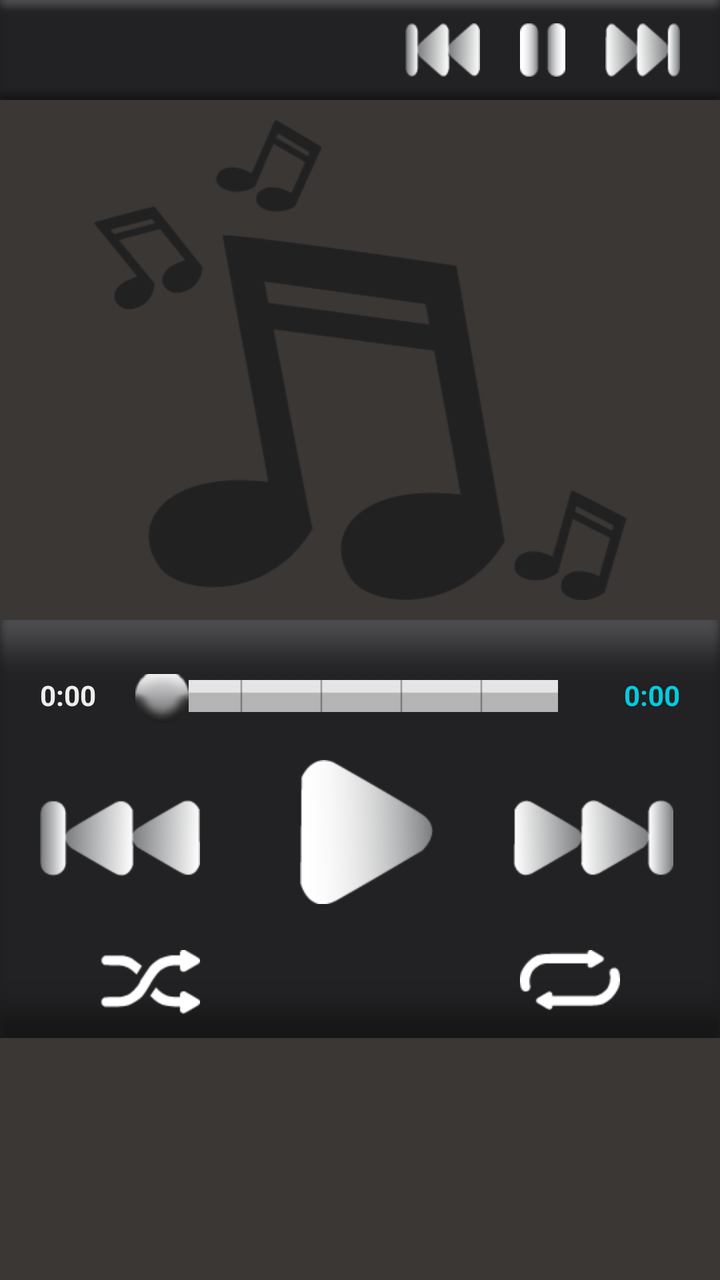
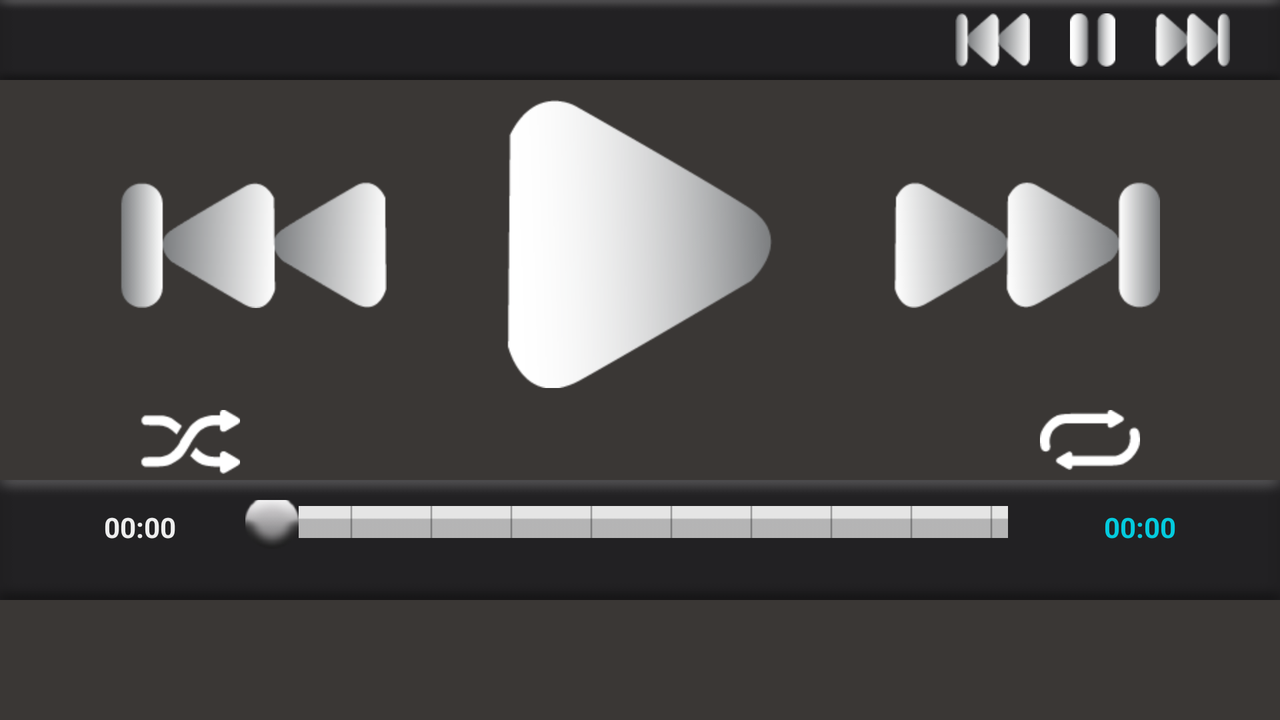

First picture: res/layout/ on a phone held upright. Second picture: the repository's own variant of that layout, on a device whose configuration matches the variant's folder. Source for both follows.
<!-- AndroidManifest.xml: application theme Theme.AppCompat -->
<!-- res/layout/fragment_player.xml -->
<RelativeLayout xmlns:android="http://schemas.android.com/apk/res/android"
    android:id="@+id/container_player"
    android:layout_width="match_parent"
    android:layout_height="fill_parent"
    android:background="@drawable/player_background" >

    

    <LinearLayout
        android:id="@+id/player_header_bg"
        android:layout_width="fill_parent"
        android:layout_height="50dp"
        android:layout_alignParentTop="true"
        android:background="@drawable/header_bg"
        android:orientation="horizontal"
        android:paddingLeft="5dp" >

        

        <TextView
            android:id="@+id/songTitle"
            android:layout_width="fill_parent"
            android:layout_height="wrap_content"
            android:layout_marginTop="10dp"
            android:layout_weight="1"
            android:paddingLeft="10dp"
            android:text=""
            android:textColor="#ffffff"
            android:textSize="16dp"
            android:textStyle="bold" />

        

        <ImageButton
            android:id="@+id/btnPlaylist"
            android:layout_width="wrap_content"
            android:layout_height="fill_parent"
            android:layout_marginRight="20dp"
            android:background="@null"
            android:src="@drawable/btn_song_list"
            android:clickable="true"
            android:visibility="gone"/>

        <LinearLayout
            android:id="@+id/player_handle_container"
            android:layout_width="wrap_content"
            android:layout_height="fill_parent"
            android:layout_gravity="center_horizontal" 
            android:clickable="true">

            <ImageButton
                android:id="@+id/player_handle_button_previous"
                android:layout_width="wrap_content"
                android:layout_height="wrap_content"
                android:layout_gravity="center"
                android:background="@null"
                android:src="@drawable/btn_previous_mini"/>

            <ImageButton
                android:id="@+id/player_handle_button_play"
                android:layout_width="wrap_content"
                android:layout_height="wrap_content"
                android:layout_gravity="center"
                android:layout_marginLeft="20dp"
                android:layout_marginRight="20dp"
                android:background="@null"
                android:src="@drawable/btn_pause_mini"/>

            <ImageButton
                android:id="@+id/player_handle_button_next"
                android:layout_width="wrap_content"
                android:layout_height="wrap_content"
                android:layout_gravity="center"
                android:layout_marginRight="20dp"
                android:background="@null"
                android:src="@drawable/btn_next_mini"/>
        </LinearLayout>
    </LinearLayout>

    <LinearLayout
        android:id="@+id/player_middle_bg"
        android:layout_width="fill_parent"
        android:layout_height="260dp"
        android:layout_below="@+id/player_header_bg"
        android:orientation="horizontal"
        android:gravity="center"
        android:padding="10dp"
        android:clickable="true" >
        <ImageView 
            android:id="@+id/player_album_art"
            android:layout_width="wrap_content"
            android:layout_height="wrap_content"
            android:background="@drawable/music_notes"/>
    </LinearLayout>

    <LinearLayout
        android:id="@+id/player_footer"
        android:layout_width="360dp"
        android:layout_height="209dp"
        android:layout_below="@+id/player_middle_bg"
        android:background="@drawable/header_bg"
        android:orientation="vertical"
        android:clickable="true" >

        <LinearLayout
            android:id="@+id/player_progress"
            android:layout_width="360dp"
            android:layout_height="60dp"
            android:orientation="horizontal" >

            <TextView
                android:id="@+id/songCurrentDurationLabel"
                android:layout_width="50dp"
                android:layout_height="wrap_content"
                android:layout_marginLeft="20dp"
                android:layout_marginTop="28dp"
                android:layout_weight="1"
                android:gravity="left"
                android:text="0:00"
                android:textColor="#eeeeee"
                android:textStyle="bold" />

            <SeekBar
                android:id="@+id/songProgressBar"
                android:layout_width="230dp"
                android:layout_height="25dp"
                android:layout_marginTop="27dp"
                android:paddingBottom="3dp"
                android:progressDrawable="@drawable/seekbar_progress"
                android:thumb="@drawable/btn_trackball" />

            <TextView
                android:id="@+id/songTotalDurationLabel"
                android:layout_width="50dp"
                android:layout_height="wrap_content"
                android:layout_marginRight="20dp"
                android:layout_marginTop="28dp"
                android:layout_weight="1"
                android:gravity="right"
                android:text="0:00"
                android:textColor="#04cbde"
                android:textStyle="bold" />
        </LinearLayout>

        <LinearLayout
            android:id="@+id/player_controls"
            android:layout_width="360dp"
            android:layout_height="100dp"
            android:orientation="horizontal" >

            <ImageButton
                android:id="@+id/btnPrevious"
                android:layout_width="wrap_content"
                android:layout_height="wrap_content"
                android:layout_marginLeft="20dp"
                android:layout_marginTop="30dp"
                android:background="@null"
                android:src="@drawable/btn_previous" />

            <ImageButton
                android:id="@+id/btnPlay"
                android:layout_width="wrap_content"
                android:layout_height="wrap_content"
                android:layout_marginLeft="50dp"
                android:layout_marginRight="40dp"
                android:layout_marginTop="10dp"
                android:background="@null"
                android:src="@drawable/btn_play" />

            <ImageButton
                android:id="@+id/btnNext"
                android:layout_width="wrap_content"
                android:layout_height="wrap_content"
                android:layout_marginTop="30dp"
                android:background="@null"
                android:src="@drawable/btn_next" />
        </LinearLayout>

        <LinearLayout
            android:id="@+id/player_extra_controls"
            android:layout_width="fill_parent"
            android:layout_height="49dp"
            android:orientation="horizontal" >

            <ImageButton
                android:id="@+id/btnShuffle"
                android:layout_width="wrap_content"
                android:layout_height="wrap_content"
                android:layout_marginLeft="50dp"
                android:layout_marginTop="5dp"
                android:background="@null"
                android:src="@drawable/btn_shuffle_off" />

            <ImageButton
                android:id="@+id/btnRepeat"
                android:layout_width="wrap_content"
                android:layout_height="wrap_content"
                android:layout_marginLeft="160dp"
                android:layout_marginTop="5dp"
                android:background="@null"
                android:src="@drawable/btn_repeat_none" />
        </LinearLayout>
    </LinearLayout>

</RelativeLayout>
<!-- resources referenced by this layout -->
<resources>
  <!-- drawable btn_next: png bitmap (drawable-hdpi, 2349 bytes) -->
  <!-- drawable btn_next_mini: png bitmap (drawable-hdpi, 1623 bytes) -->
  <!-- drawable btn_pause_mini: png bitmap (drawable-hdpi, 611 bytes) -->
  <!-- drawable btn_play: png bitmap (drawable-hdpi, 2963 bytes) -->
  <!-- drawable btn_previous: png bitmap (drawable-hdpi, 2424 bytes) -->
  <!-- drawable btn_previous_mini: png bitmap (drawable-hdpi, 1613 bytes) -->
  <!-- drawable btn_repeat_none: png bitmap (drawable-hdpi, 758 bytes) -->
  <!-- drawable btn_shuffle_off: png bitmap (drawable-hdpi, 868 bytes) -->
  <!-- drawable btn_song_list: png bitmap (drawable-hdpi, 352 bytes) -->
  <!-- drawable btn_trackball: png bitmap (drawable-hdpi, 2164 bytes) -->
  <!-- drawable header_bg: png bitmap (drawable-hdpi, 2616 bytes) -->
  <!-- drawable music_notes: png bitmap (drawable-hdpi, 14236 bytes) -->
  <!-- drawable player_background: png bitmap (drawable-hdpi, 5091 bytes) -->
  <!-- drawable seekbar_progress (drawable-hdpi) -->
  <?xml version="1.0" encoding="utf-8"?>
  <layer-list xmlns:android="http://schemas.android.com/apk/res/android">
      <item android:id="@android:id/background"
          android:drawable="@drawable/trackbar"
          android:dither="true">
      </item>
  
      <item
          android:id="@android:id/progress"
          android:drawable="@drawable/seekbar_progress_bg"
      />
  </layer-list>
  <!-- drawable trackbar: png bitmap (drawable-hdpi, 160 bytes) -->
  <!-- drawable seekbar_progress_bg (drawable-hdpi) -->
  <?xml version="1.0" encoding="utf-8"?>
   <layer-list xmlns:android="http://schemas.android.com/apk/res/android">
      <item>
          <clip>
          <bitmap xmlns:android="http://schemas.android.com/apk/res/android"
              android:src="@drawable/progress"
              android:tileMode="repeat"
              android:antialias="true"
              android:dither="false"
              android:filter="false"
              android:gravity="left"
          />
          </clip>
      </item>
  </layer-list>
  <!-- drawable progress: png bitmap (drawable-hdpi, 145 bytes) -->
</resources>
<!-- res/layout-land/fragment_player.xml (the repository's variant of the layout above) -->
<!-- drawn on the phone turned sideways -->
<?xml version="1.0" encoding="utf-8"?>
<RelativeLayout xmlns:android="http://schemas.android.com/apk/res/android"
    android:id="@+id/container_player"
    android:layout_width="match_parent"
    android:layout_height="match_parent"
    android:background="@drawable/player_background" >

    

    <LinearLayout
        android:id="@+id/player_header_bg"
        android:layout_width="fill_parent"
        android:layout_height="40dp"
        android:layout_alignParentTop="true"
        android:background="@drawable/header_bg"
        android:paddingLeft="5dp"
        android:paddingRight="5dp" >

        

        <TextView
            android:id="@+id/songTitle"
            android:layout_width="wrap_content"
            android:layout_height="wrap_content"
            android:layout_marginTop="10dp"
            android:layout_weight="1"
            android:paddingLeft="10dp"
            android:text=""
            android:textColor="#ffffff"
            android:textSize="16dp"
            android:textStyle="bold" />

        

        <ImageButton
            android:id="@+id/btnPlaylist"
            android:layout_width="wrap_content"
            android:layout_height="fill_parent"
            android:background="@null"
            android:src="@drawable/btn_song_list"
            android:clickable="true"
            android:visibility="gone"/>
        
        <LinearLayout
            android:id="@+id/player_handle_container"
            android:layout_width="wrap_content"
            android:layout_height="fill_parent"
            android:layout_gravity="center_horizontal" 
            android:clickable="true">

            <ImageButton
                android:id="@+id/player_handle_button_previous"
                android:layout_width="wrap_content"
                android:layout_height="wrap_content"
                android:layout_gravity="center"
                android:background="@null"
                android:src="@drawable/btn_previous_mini"/>

            <ImageButton
                android:id="@+id/player_handle_button_play"
                android:layout_width="wrap_content"
                android:layout_height="wrap_content"
                android:layout_gravity="center"
                android:layout_marginLeft="20dp"
                android:layout_marginRight="20dp"
                android:background="@null"
                android:src="@drawable/btn_pause_mini"/>

            <ImageButton
                android:id="@+id/player_handle_button_next"
                android:layout_width="wrap_content"
                android:layout_height="wrap_content"
                android:layout_gravity="center"
                android:layout_marginRight="20dp"
                android:background="@null"
                android:src="@drawable/btn_next_mini"/>
        </LinearLayout>
    </LinearLayout>

    

    <LinearLayout
        android:id="@+id/player_footer_bg"
        android:layout_width="fill_parent"
        android:layout_height="200dp"
        android:layout_below="@+id/player_header_bg"
        android:orientation="vertical"
        android:paddingTop="0dp"
        android:clickable="true" >

        

        <LinearLayout
            android:id="@+id/player_controls"
            android:layout_width="fill_parent"
            android:layout_height="155dp"
            android:gravity="center_horizontal"
            android:orientation="horizontal"
            android:paddingTop="10dp"
            android:paddingLeft="10dp"
            android:paddingRight="10dp" 
            android:clickable="true">

            

            <ImageButton
                android:id="@+id/btnPrevious"
                android:layout_width="wrap_content"
                android:layout_height="wrap_content"
                android:layout_gravity="center"
                android:background="@null"
                android:src="@drawable/btn_previous_large" />

            

            <ImageButton
                android:id="@+id/btnPlay"
                android:layout_width="wrap_content"
                android:layout_height="wrap_content"
                android:background="@null"
                android:paddingLeft="60dp"
                android:paddingRight="60dp"
                android:src="@drawable/btn_play_large" />

            

            <ImageButton
                android:id="@+id/btnNext"
                android:layout_width="wrap_content"
                android:layout_height="wrap_content"
                android:layout_gravity="center"
                android:background="@null"
                android:src="@drawable/btn_next_large" />
        </LinearLayout>

        <LinearLayout
            android:id="@+id/player_extra_controls"
            android:layout_width="fill_parent"
            android:layout_height="45dp"
            android:layout_below="@+id/player_controls"
            android:gravity="center" >

            <ImageButton
                android:id="@+id/btnShuffle"
                android:layout_width="wrap_content"
                android:layout_height="wrap_content"
                android:layout_gravity="left"
                android:layout_marginRight="200dp"
                android:background="@null"
                android:paddingTop="10dp"
                android:src="@drawable/btn_shuffle_off" />

            <ImageButton
                android:id="@+id/btnRepeat"
                android:layout_width="wrap_content"
                android:layout_height="wrap_content"
                android:layout_gravity="right"
                android:layout_marginLeft="200dp"
                android:background="@null"
                android:paddingTop="10dp"
                android:src="@drawable/btn_repeat_none" />
        </LinearLayout>
    </LinearLayout>

    <LinearLayout
        android:id="@+id/player_progress"
        android:layout_width="fill_parent"
        android:layout_height="60dp"
        android:layout_below="@+id/player_footer_bg"
        android:background="@drawable/header_bg"
        android:orientation="horizontal" >

        <TextView
            android:id="@+id/songCurrentDurationLabel"
            android:layout_width="50dp"
            android:layout_height="wrap_content"
            android:layout_marginLeft="20dp"
            android:layout_marginTop="14dp"
            android:layout_weight="1"
            android:gravity="center"
            android:text="00:00"
            android:textColor="#eeeeee"
            android:textStyle="bold" />

        <SeekBar
            android:id="@+id/songProgressBar"
            android:layout_width="400dp"
            android:layout_height="25dp"
            android:layout_marginTop="10dp"
            android:paddingBottom="3dp"
            android:progressDrawable="@drawable/seekbar_progress"
            android:thumb="@drawable/btn_trackball" />

        <TextView
            android:id="@+id/songTotalDurationLabel"
            android:layout_width="50dp"
            android:layout_height="wrap_content"
            android:layout_marginRight="20dp"
            android:layout_marginTop="14dp"
            android:layout_weight="1"
            android:gravity="center"
            android:text="00:00"
            android:textColor="#04cbde"
            android:textStyle="bold" />
    </LinearLayout>

</RelativeLayout>
<!-- resources referenced by the variant -->
<!-- as the phone turned sideways resolves them -->
<resources>
  <!-- drawable btn_next_large: png bitmap (drawable-hdpi, 5506 bytes) -->
  <!-- drawable btn_next_mini: png bitmap (drawable-hdpi, 1623 bytes) -->
  <!-- drawable btn_pause_mini: png bitmap (drawable-hdpi, 611 bytes) -->
  <!-- drawable btn_play_large: png bitmap (drawable-hdpi, 5418 bytes) -->
  <!-- drawable btn_previous_large: png bitmap (drawable-hdpi, 5575 bytes) -->
  <!-- drawable btn_previous_mini: png bitmap (drawable-hdpi, 1613 bytes) -->
  <!-- drawable btn_repeat_none: png bitmap (drawable-hdpi, 758 bytes) -->
  <!-- drawable btn_shuffle_off: png bitmap (drawable-hdpi, 868 bytes) -->
  <!-- drawable btn_song_list: png bitmap (drawable-hdpi, 352 bytes) -->
  <!-- drawable btn_trackball: png bitmap (drawable-hdpi, 2164 bytes) -->
  <!-- drawable header_bg: png bitmap (drawable-hdpi, 2616 bytes) -->
  <!-- drawable player_background: png bitmap (drawable-hdpi, 5091 bytes) -->
  <!-- drawable seekbar_progress (drawable-hdpi) -->
  <?xml version="1.0" encoding="utf-8"?>
  <layer-list xmlns:android="http://schemas.android.com/apk/res/android">
      <item android:id="@android:id/background"
          android:drawable="@drawable/trackbar"
          android:dither="true">
      </item>
  
      <item
          android:id="@android:id/progress"
          android:drawable="@drawable/seekbar_progress_bg"
      />
  </layer-list>
  <!-- drawable trackbar: png bitmap (drawable-hdpi, 160 bytes) -->
  <!-- drawable seekbar_progress_bg (drawable-hdpi) -->
  <?xml version="1.0" encoding="utf-8"?>
   <layer-list xmlns:android="http://schemas.android.com/apk/res/android">
      <item>
          <clip>
          <bitmap xmlns:android="http://schemas.android.com/apk/res/android"
              android:src="@drawable/progress"
              android:tileMode="repeat"
              android:antialias="true"
              android:dither="false"
              android:filter="false"
              android:gravity="left"
          />
          </clip>
      </item>
  </layer-list>
  <!-- drawable progress: png bitmap (drawable-hdpi, 145 bytes) -->
</resources>
